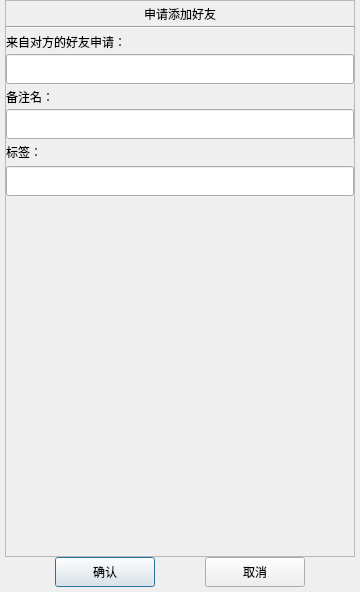
<?xml version="1.0" encoding="UTF-8"?>
<ui version="4.0">
 <class>AuthenFriend</class>
 <widget class="QDialog" name="AuthenFriend">
  <property name="geometry">
   <rect>
    <x>0</x>
    <y>0</y>
    <width>360</width>
    <height>592</height>
   </rect>
  </property>
  <property name="minimumSize">
   <size>
    <width>360</width>
    <height>400</height>
   </size>
  </property>
  <property name="maximumSize">
   <size>
    <width>360</width>
    <height>1000</height>
   </size>
  </property>
  <property name="windowTitle">
   <string>Dialog</string>
  </property>
  <layout class="QVBoxLayout" name="verticalLayout">
   <property name="spacing">
    <number>0</number>
   </property>
   <property name="leftMargin">
    <number>5</number>
   </property>
   <property name="topMargin">
    <number>0</number>
   </property>
   <property name="rightMargin">
    <number>5</number>
   </property>
   <property name="bottomMargin">
    <number>0</number>
   </property>
   <item>
    <widget class="QScrollArea" name="scrollArea">
     <property name="minimumSize">
      <size>
       <width>0</width>
       <height>500</height>
      </size>
     </property>
     <property name="widgetResizable">
      <bool>true</bool>
     </property>
     <property name="alignment">
      <set>Qt::AlignLeading|Qt::AlignLeft|Qt::AlignTop</set>
     </property>
     <widget class="QWidget" name="scrollcontent">
      <property name="geometry">
       <rect>
        <x>0</x>
        <y>0</y>
        <width>348</width>
        <height>555</height>
       </rect>
      </property>
      <layout class="QVBoxLayout" name="verticalLayout_2">
       <property name="spacing">
        <number>0</number>
       </property>
       <property name="leftMargin">
        <number>0</number>
       </property>
       <property name="topMargin">
        <number>0</number>
       </property>
       <property name="rightMargin">
        <number>0</number>
       </property>
       <property name="bottomMargin">
        <number>0</number>
       </property>
       <item>
        <widget class="QLabel" name="apply_lb">
         <property name="minimumSize">
          <size>
           <width>0</width>
           <height>25</height>
          </size>
         </property>
         <property name="maximumSize">
          <size>
           <width>16777215</width>
           <height>25</height>
          </size>
         </property>
         <property name="text">
          <string>申请添加好友</string>
         </property>
         <property name="alignment">
          <set>Qt::AlignCenter</set>
         </property>
        </widget>
       </item>
       <item>
        <widget class="QWidget" name="apply_wid" native="true">
         <property name="maximumSize">
          <size>
           <width>16777215</width>
           <height>16777215</height>
          </size>
         </property>
         <layout class="QVBoxLayout" name="verticalLayout_3">
          <property name="spacing">
           <number>0</number>
          </property>
          <property name="leftMargin">
           <number>0</number>
          </property>
          <property name="topMargin">
           <number>0</number>
          </property>
          <property name="rightMargin">
           <number>0</number>
          </property>
          <property name="bottomMargin">
           <number>0</number>
          </property>
          <item>
           <widget class="Line" name="line">
            <property name="orientation">
             <enum>Qt::Horizontal</enum>
            </property>
           </widget>
          </item>
          <item>
           <widget class="QLabel" name="label_2">
            <property name="minimumSize">
             <size>
              <width>0</width>
              <height>25</height>
             </size>
            </property>
            <property name="maximumSize">
             <size>
              <width>16777215</width>
              <height>25</height>
             </size>
            </property>
            <property name="text">
             <string>来自对方的好友申请：</string>
            </property>
           </widget>
          </item>
          <item>
           <widget class="CustomizeEdit" name="name_ed">
            <property name="minimumSize">
             <size>
              <width>0</width>
              <height>30</height>
             </size>
            </property>
            <property name="maximumSize">
             <size>
              <width>16777215</width>
              <height>30</height>
             </size>
            </property>
           </widget>
          </item>
          <item>
           <widget class="QLabel" name="label_3">
            <property name="minimumSize">
             <size>
              <width>0</width>
              <height>25</height>
             </size>
            </property>
            <property name="maximumSize">
             <size>
              <width>16777215</width>
              <height>25</height>
             </size>
            </property>
            <property name="text">
             <string>备注名：</string>
            </property>
           </widget>
          </item>
          <item>
           <widget class="CustomizeEdit" name="back_ed">
            <property name="minimumSize">
             <size>
              <width>0</width>
              <height>30</height>
             </size>
            </property>
            <property name="maximumSize">
             <size>
              <width>16777215</width>
              <height>30</height>
             </size>
            </property>
           </widget>
          </item>
          <item>
           <widget class="QLabel" name="label_4">
            <property name="minimumSize">
             <size>
              <width>0</width>
              <height>25</height>
             </size>
            </property>
            <property name="maximumSize">
             <size>
              <width>16777215</width>
              <height>25</height>
             </size>
            </property>
            <property name="text">
             <string>标签：</string>
            </property>
           </widget>
          </item>
          <item alignment="Qt::AlignTop">
           <widget class="QWidget" name="lb_group_wid" native="true">
            <property name="minimumSize">
             <size>
              <width>0</width>
              <height>0</height>
             </size>
            </property>
            <property name="maximumSize">
             <size>
              <width>16777215</width>
              <height>200</height>
             </size>
            </property>
            <layout class="QVBoxLayout" name="verticalLayout_4">
             <property name="spacing">
              <number>0</number>
             </property>
             <property name="leftMargin">
              <number>0</number>
             </property>
             <property name="topMargin">
              <number>0</number>
             </property>
             <property name="rightMargin">
              <number>0</number>
             </property>
             <property name="bottomMargin">
              <number>0</number>
             </property>
             <item>
              <widget class="QWidget" name="gridWidget" native="true">
               <property name="minimumSize">
                <size>
                 <width>0</width>
                 <height>35</height>
                </size>
               </property>
               <property name="maximumSize">
                <size>
                 <width>16777215</width>
                 <height>35</height>
                </size>
               </property>
               <layout class="QHBoxLayout" name="horizontalLayout_2">
                <property name="spacing">
                 <number>0</number>
                </property>
                <property name="leftMargin">
                 <number>0</number>
                </property>
                <property name="topMargin">
                 <number>0</number>
                </property>
                <property name="rightMargin">
                 <number>0</number>
                </property>
                <property name="bottomMargin">
                 <number>0</number>
                </property>
                <item>
                 <widget class="CustomizeEdit" name="lb_ed">
                  <property name="minimumSize">
                   <size>
                    <width>0</width>
                    <height>30</height>
                   </size>
                  </property>
                  <property name="maximumSize">
                   <size>
                    <width>16777215</width>
                    <height>30</height>
                   </size>
                  </property>
                 </widget>
                </item>
               </layout>
              </widget>
             </item>
             <item>
              <widget class="QWidget" name="input_tip_wid" native="true">
               <property name="minimumSize">
                <size>
                 <width>0</width>
                 <height>20</height>
                </size>
               </property>
               <property name="maximumSize">
                <size>
                 <width>16777215</width>
                 <height>20</height>
                </size>
               </property>
               <layout class="QVBoxLayout" name="verticalLayout_5">
                <property name="spacing">
                 <number>0</number>
                </property>
                <property name="leftMargin">
                 <number>0</number>
                </property>
                <property name="topMargin">
                 <number>0</number>
                </property>
                <property name="rightMargin">
                 <number>0</number>
                </property>
                <property name="bottomMargin">
                 <number>0</number>
                </property>
                <item>
                 <widget class="ClickedOnceLabel" name="tip_lb">
                  <property name="maximumSize">
                   <size>
                    <width>16777215</width>
                    <height>20</height>
                   </size>
                  </property>
                  <property name="text">
                   <string/>
                  </property>
                 </widget>
                </item>
               </layout>
              </widget>
             </item>
            </layout>
           </widget>
          </item>
         </layout>
        </widget>
       </item>
       <item>
        <widget class="QWidget" name="widget_2" native="true">
         <property name="minimumSize">
          <size>
           <width>0</width>
           <height>60</height>
          </size>
         </property>
         <layout class="QHBoxLayout" name="horizontalLayout_3">
          <property name="spacing">
           <number>0</number>
          </property>
          <property name="leftMargin">
           <number>0</number>
          </property>
          <property name="topMargin">
           <number>0</number>
          </property>
          <property name="rightMargin">
           <number>0</number>
          </property>
          <property name="bottomMargin">
           <number>0</number>
          </property>
          <item>
           <widget class="QWidget" name="lb_list" native="true">
            <property name="minimumSize">
             <size>
              <width>287</width>
              <height>300</height>
             </size>
            </property>
           </widget>
          </item>
          <item>
           <widget class="QWidget" name="more_lb_wid" native="true">
            <property name="minimumSize">
             <size>
              <width>0</width>
              <height>30</height>
             </size>
            </property>
            <property name="maximumSize">
             <size>
              <width>30</width>
              <height>16777215</height>
             </size>
            </property>
            <layout class="QVBoxLayout" name="verticalLayout_6">
             <property name="spacing">
              <number>0</number>
             </property>
             <property name="leftMargin">
              <number>0</number>
             </property>
             <property name="topMargin">
              <number>0</number>
             </property>
             <property name="rightMargin">
              <number>0</number>
             </property>
             <property name="bottomMargin">
              <number>0</number>
             </property>
             <item>
              <widget class="ClickedOnceLabel" name="more_lb">
               <property name="minimumSize">
                <size>
                 <width>25</width>
                 <height>25</height>
                </size>
               </property>
               <property name="maximumSize">
                <size>
                 <width>25</width>
                 <height>25</height>
                </size>
               </property>
               <property name="text">
                <string/>
               </property>
              </widget>
             </item>
            </layout>
           </widget>
          </item>
         </layout>
        </widget>
       </item>
      </layout>
     </widget>
    </widget>
   </item>
   <item>
    <widget class="QWidget" name="apply_sure_wid" native="true">
     <property name="minimumSize">
      <size>
       <width>0</width>
       <height>35</height>
      </size>
     </property>
     <property name="maximumSize">
      <size>
       <width>16777215</width>
       <height>35</height>
      </size>
     </property>
     <layout class="QHBoxLayout" name="horizontalLayout">
      <property name="spacing">
       <number>0</number>
      </property>
      <property name="leftMargin">
       <number>0</number>
      </property>
      <property name="topMargin">
       <number>0</number>
      </property>
      <property name="rightMargin">
       <number>0</number>
      </property>
      <property name="bottomMargin">
       <number>5</number>
      </property>
      <item>
       <widget class="ClickedBtn" name="sure_btn">
        <property name="minimumSize">
         <size>
          <width>100</width>
          <height>30</height>
         </size>
        </property>
        <property name="maximumSize">
         <size>
          <width>100</width>
          <height>30</height>
         </size>
        </property>
        <property name="text">
         <string>确认</string>
        </property>
       </widget>
      </item>
      <item>
       <widget class="ClickedBtn" name="cancel_btn">
        <property name="minimumSize">
         <size>
          <width>100</width>
          <height>30</height>
         </size>
        </property>
        <property name="maximumSize">
         <size>
          <width>100</width>
          <height>30</height>
         </size>
        </property>
        <property name="text">
         <string>取消</string>
        </property>
       </widget>
      </item>
     </layout>
    </widget>
   </item>
  </layout>
 </widget>
 <customwidgets>
  <customwidget>
   <class>ClickedBtn</class>
   <extends>QPushButton</extends>
   <header location="global">clickedbtn.h</header>
  </customwidget>
  <customwidget>
   <class>CustomizeEdit</class>
   <extends>QLineEdit</extends>
   <header location="global">customizeedit.h</header>
  </customwidget>
  <customwidget>
   <class>ClickedOnceLabel</class>
   <extends>QLabel</extends>
   <header location="global">clickedoncelabel.h</header>
  </customwidget>
 </customwidgets>
 <resources/>
 <connections/>
</ui>
